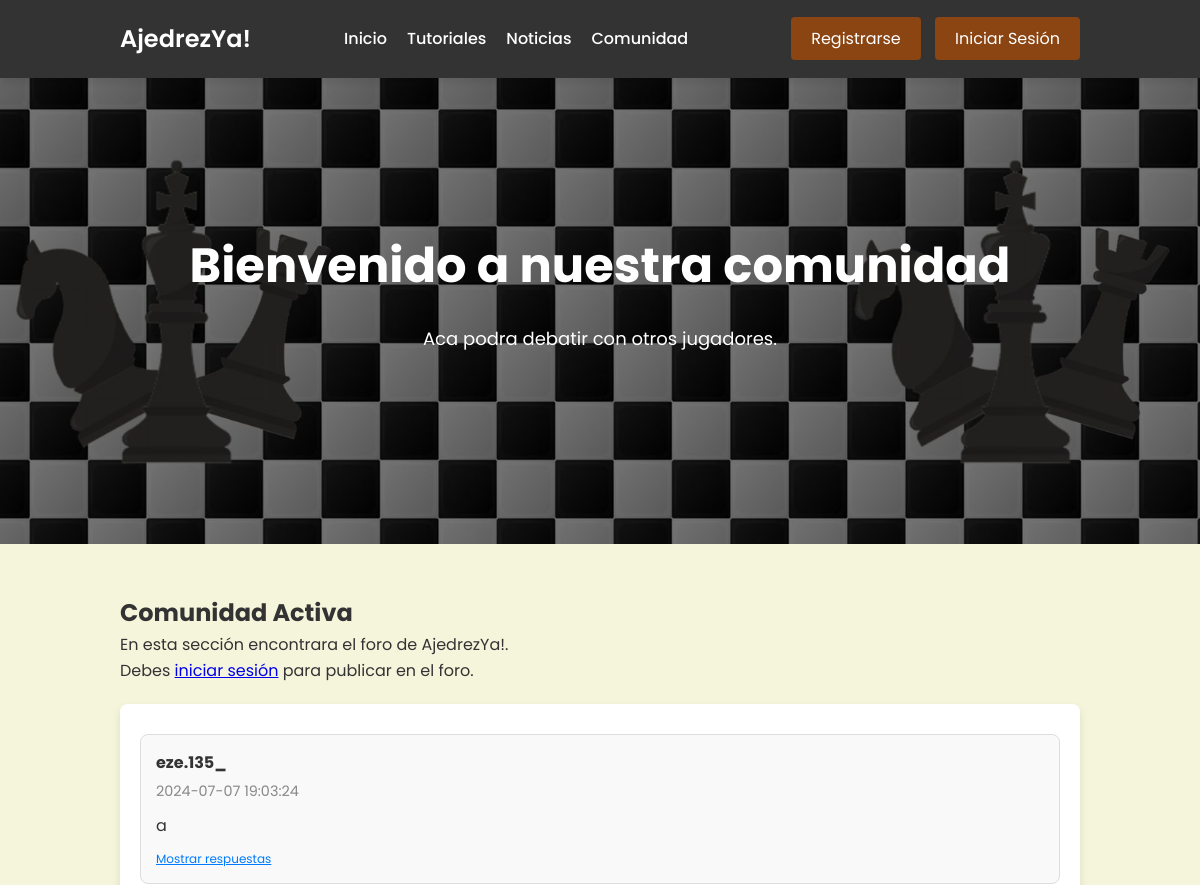
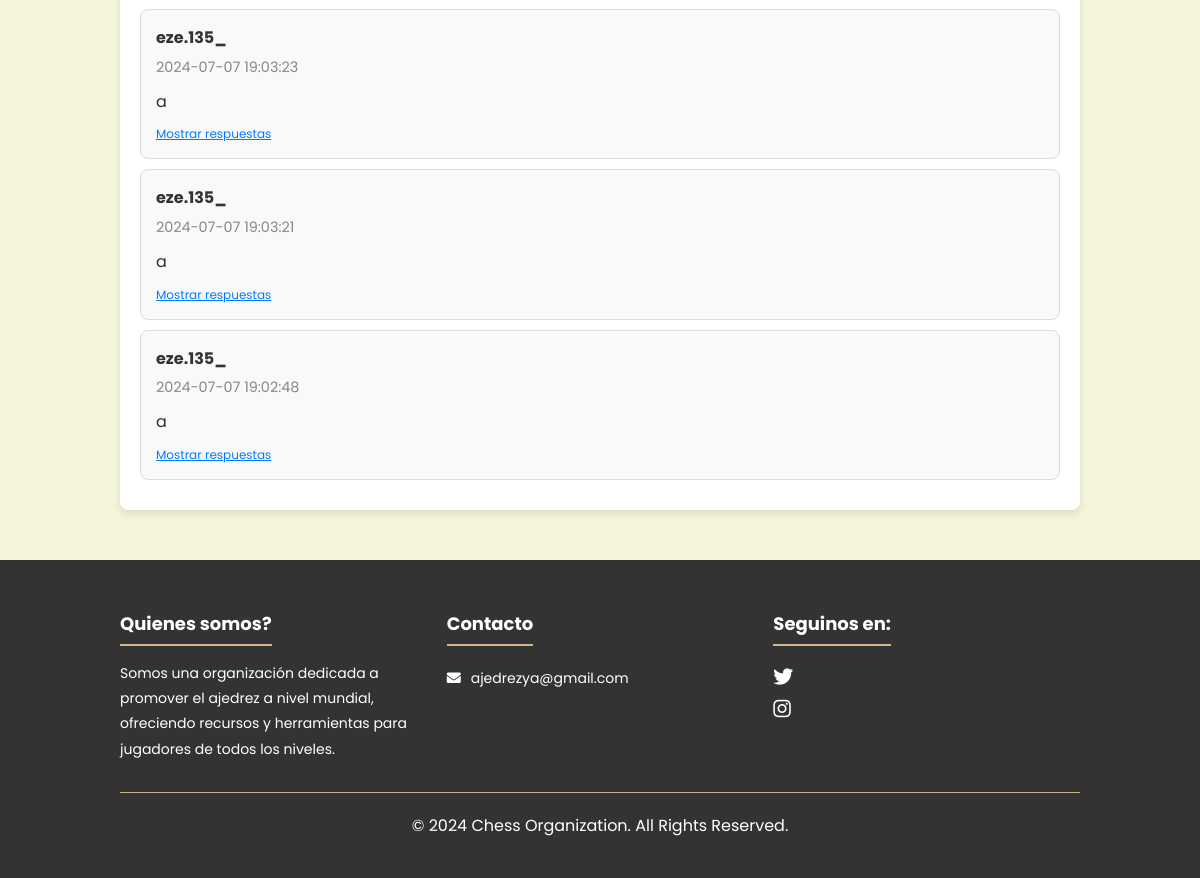
Before: /views/comunidad.php with the older database file (2 pictures, top to bottom).
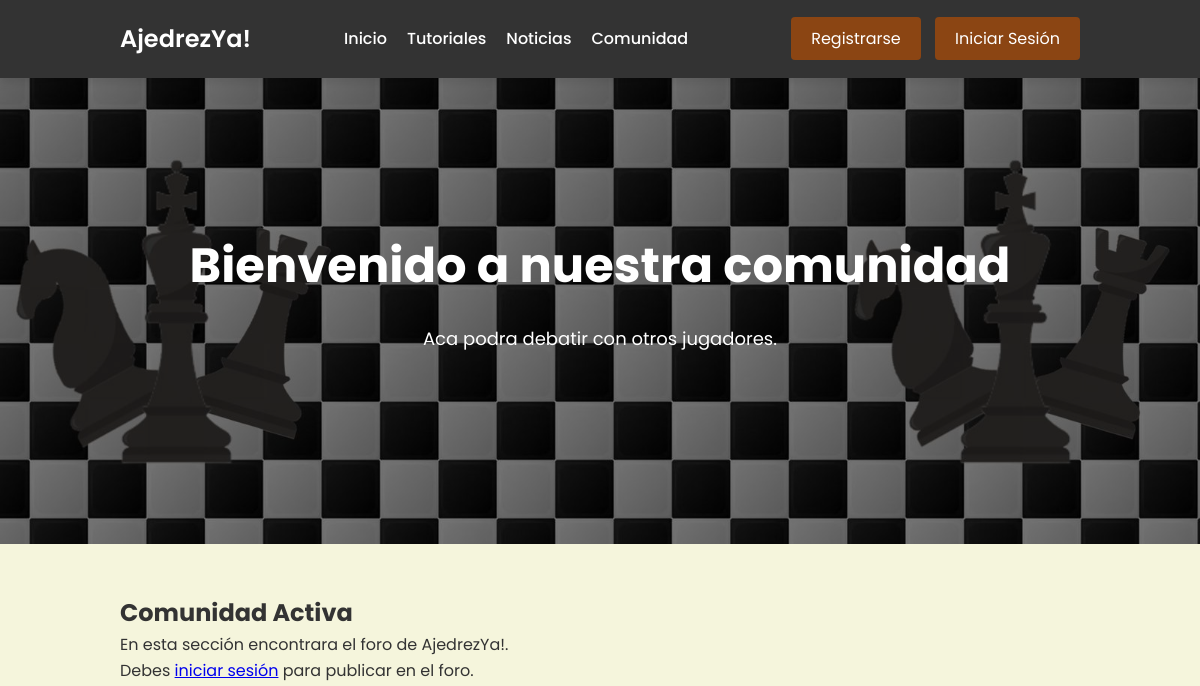
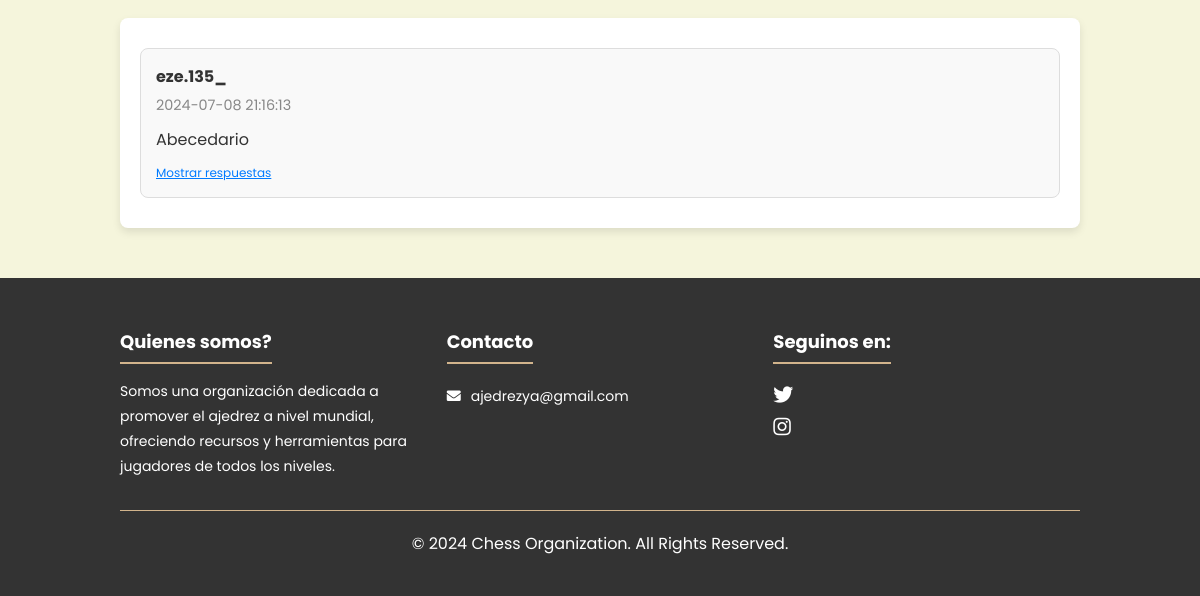
After: the same page with the newer database file (2 pictures, top to bottom).
### tables this page shows
CREATE TABLE `foro` (
  `id` int(11) NOT NULL,
  `usuario` varchar(255) DEFAULT NULL,
  `mensaje` text DEFAULT NULL,
  `fecha` timestamp NOT NULL DEFAULT current_timestamp(),
  `parent_id` int(11) DEFAULT NULL
);

### views/comunidad.php (the view, shortened to what this page needs)
<?php
include ('../includes/db.php');
?>
<!DOCTYPE html>
<html lang="es">
<head>
    <link rel="stylesheet" href="../css/home.css">
    <link rel="stylesheet" href="https://cdnjs.cloudflare.com/ajax/libs/font-awesome/5.15.4/css/all.min.css">
</head>
<body>
    <header>
        <div class="logo">AjedrezYa!</div>
        <nav>
            <ul>
                <li><a href="home.php">Inicio</a></li>
                <li><a href="tutoriales.php">Tutoriales</a></li>
                <li><a href="noticias.php">Noticias</a></li>
                <li><a href="comunidad.php">Comunidad</a></li>
            </ul>
        </nav>
        <?php if (!isset($_SESSION['username'])): ?>
            <div class="auth-buttons">
                <a href="register.php" class="auth-button">Registrarse</a>
                <a href="login.php" class="auth-button">Iniciar Sesión</a>
            </div>
        <?php else: ?>
            <div class="auth-buttons">
                <a href="../includes/logout.php" class="auth-button">Cerrar Sesión</a>
            </div>
        <?php endif; ?>
    </header>
    <main>
        <section class="hero">
            <div class="hero-content">
                <h1>Bienvenido a nuestra comunidad</h1>
                <p>Aca podra debatir con otros jugadores.</p>
            </div>
        </section>
        <section class="content">
            <h2>Comunidad Activa</h2>
            <p>En esta sección encontrara el foro de AjedrezYa!.</p>
            <?php if (isset($_SESSION['username'])): ?>
                <form method="post" action="">
                    <textarea name="mensaje" placeholder="Escribe tu mensaje aquí..." required></textarea>
                    <input type="hidden" name="parent_id" value="0">
                    <button type="submit">Publicar</button>
                </form>
            <?php else: ?>
                <p>Debes <a href="login.php">iniciar sesión</a> para publicar en el foro.</p>
            <?php endif; ?>
            <div class="foro-mensajes">
                <?php
                function displayMessages($parent_id = 0, $level = 0)
                {
                    global $conn;
                    $stmt = $conn->prepare("SELECT * FROM foro WHERE parent_id = ? ORDER BY fecha DESC");
                    $stmt->bind_param("i", $parent_id);
                    $stmt->execute();
                    $result = $stmt->get_result();
                    while ($row = $result->fetch_assoc()) {
                        echo "<div class='mensaje'>";
                        echo "<p class='usuario'>" . htmlspecialchars($row['usuario']) . "</p>";
                        echo "<p class='fecha'>" . $row['fecha'] . "</p>";
                        echo "<p class='contenido'>" . htmlspecialchars($row['mensaje']) . "</p>";
                        echo "<span class='mostrar-respuestas' onclick='toggleRespuestas(this)'>Mostrar respuestas</span>";
                        displayMessages($row['id'], $level + 1);
                        echo "</div>";
                    }
                }
                displayMessages();
                ?>
            </div>
        </section>
    </main>
    <footer>
        <div class="footer-content">
            <div class="footer-section footer-about">
                <h3>Quienes somos?</h3>
                <p>Somos una organización dedicada a promover el ajedrez a nivel mundial, ofreciendo recursos y
                    herramientas para jugadores de todos los niveles.</p>
            </div>
            <div class="footer-section footer-contact">
                <h3>Contacto</h3>
                <p><i class="fas fa-envelope"></i>ajedrezya@gmail.com</p>
            </div>
            <div class="footer-section footer-social">
                <h3>Seguinos en:</h3>
                <br>
                <a href="#"><i class="fab fa-twitter"></i></a>
                <br>
                <a href="#"><i class="fab fa-instagram"></i></a>
            </div>
        </div>
        <div class="footer-bottom">
            <p>&copy; 2024 Chess Organization. All Rights Reserved.</p>
        </div>
    </footer>
</body>
</html>

### css/home.css (style rules this page uses)
* { margin: 0; padding: 0; box-sizing: border-box; }
body { font-family: 'Poppins', sans-serif; line-height: 1.6; background-color: #f5f5dc; color: #333333; }
header { display: flex; justify-content: space-between; align-items: center; padding: 20px 10%; background-color: #333333; color: #ffffff; box-shadow: 0 4px 8px rgba(0, 0, 0, 0.1); position: sticky; top: 0; z-index: 1000; }
header .logo { font-size: 24px; font-weight: 600; }
header nav ul { list-style: none; display: flex; gap: 20px; }
header nav ul li a { color: #ffffff; text-decoration: none; font-weight: 500; transition: color 0.3s; }
header .auth-buttons a { margin-left: 10px; padding: 10px 20px; background-color: #8b4513; color: #ffffff; border: none; border-radius: 4px; cursor: pointer; text-decoration: none; transition: background-color 0.3s, transform 0.3s; }
.hero { background: url('../img/banner-ajedrez.jpg') no-repeat center center/cover; color: #ffffff; text-align: center; padding: 150px 10%; position: relative; }
.hero::before { content: ''; position: absolute; top: 0; left: 0; width: 100%; height: 100%; background-color: rgba(0, 0, 0, 0.5); z-index: 1; }
.hero .hero-content { position: relative; z-index: 2; }
.hero h1 { font-size: 48px; margin-bottom: 20px; animation: fadeInDown 1s ease-out; }
.hero p { font-size: 18px; margin-bottom: 40px; animation: fadeInUp 1s ease-out; }
section { padding: 50px 10%; }
footer { background-color: #333333; color: white; padding: 40px 10%; }
.footer-content { display: flex; flex-wrap: wrap; justify-content: space-between; gap: 20px; }
.footer-section { flex: 1 1 200px; margin: 10px 0; }
.footer-section h3 { margin-bottom: 15px; font-size: 18px; border-bottom: 2px solid #d2b48c; display: inline-block; padding-bottom: 5px; }
.footer-section p, .footer-section ul { font-size: 14px; line-height: 1.8; }
.footer-contact p { margin: 5px 0; }
.footer-contact p i { margin-right: 10px; }
.footer-social a { display: inline-block; margin-right: 15px; color: white; font-size: 20px; transition: color 0.3s, transform 0.3s; }
.footer-bottom { text-align: center; padding: 20px 0 0; border-top: 1px solid #d2b48c; margin-top: 20px; }
.foro-mensajes { margin-top: 20px; }
.mensaje { border-bottom: 1px solid #ccc; padding: 10px 0; }
.mensaje p { margin: 0; }
.mensaje span { font-size: 12px; color: #777; }

### views/comunidad.php (style rules this page uses)
.foro-mensajes { background-color: #ffffff; padding: 20px; border-radius: 8px; box-shadow: 0 4px 8px rgba(0, 0, 0, 0.1); margin-top: 20px; }
.foro-mensajes .mensaje { border: 1px solid #ddd; padding: 15px; margin: 10px 0; border-radius: 8px; background-color: #f9f9f9; position: relative; }
.foro-mensajes .mensaje .usuario { font-weight: bold; margin-bottom: 5px; }
.foro-mensajes .mensaje .fecha { font-size: 0.9em; color: #888; margin-bottom: 10px; }
.foro-mensajes .mensaje .contenido { margin-bottom: 10px; }
.foro-mensajes .mensaje .mostrar-respuestas { cursor: pointer; color: #007bff; text-decoration: underline; display: block; margin-top: 10px; }

Changed rows visible on the page:
removed foro: usuario "eze.135_", fecha "2024-07-07 19:03:24", mensaje "a"
removed foro: usuario "eze.135_", fecha "2024-07-07 19:03:23", mensaje "a"
removed foro: usuario "eze.135_", fecha "2024-07-07 19:03:21", mensaje "a"
removed foro: usuario "eze.135_", fecha "2024-07-07 19:02:48", mensaje "a"
added foro: usuario "eze.135_", fecha "2024-07-08 21:16:13", mensaje "Abecedario"
